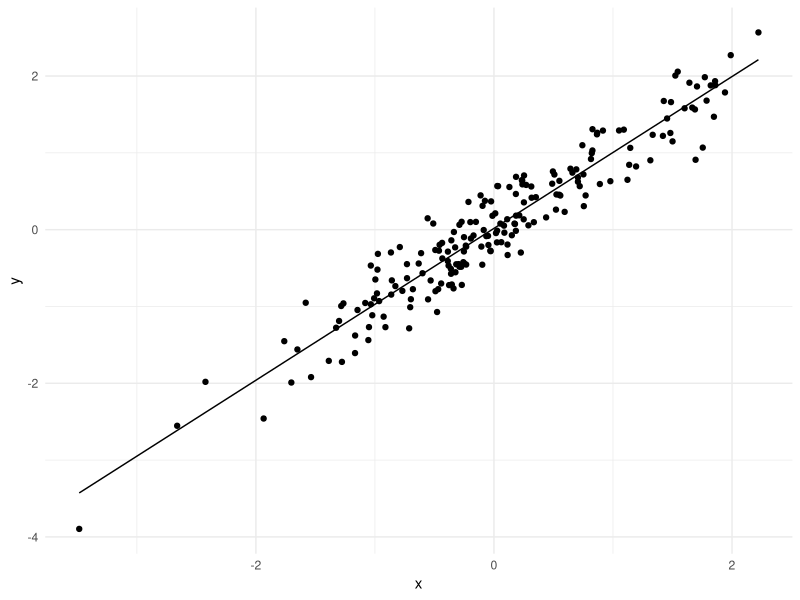
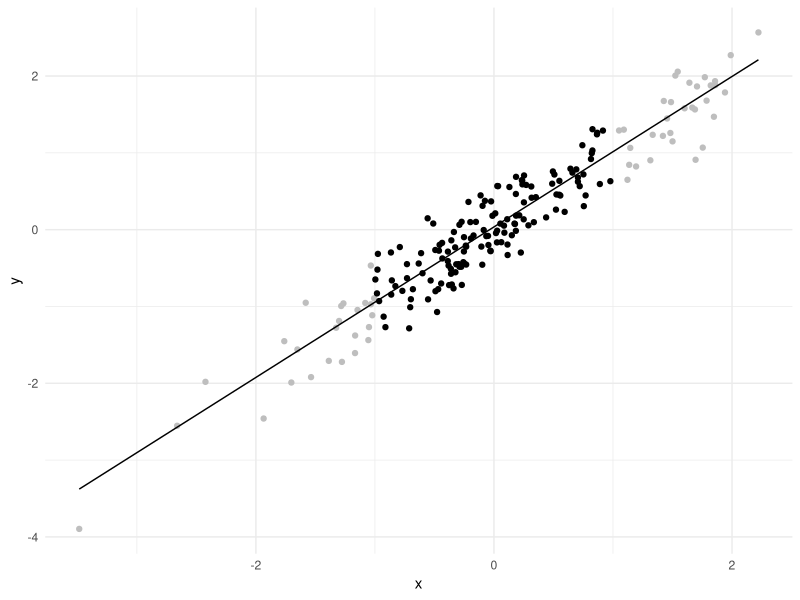
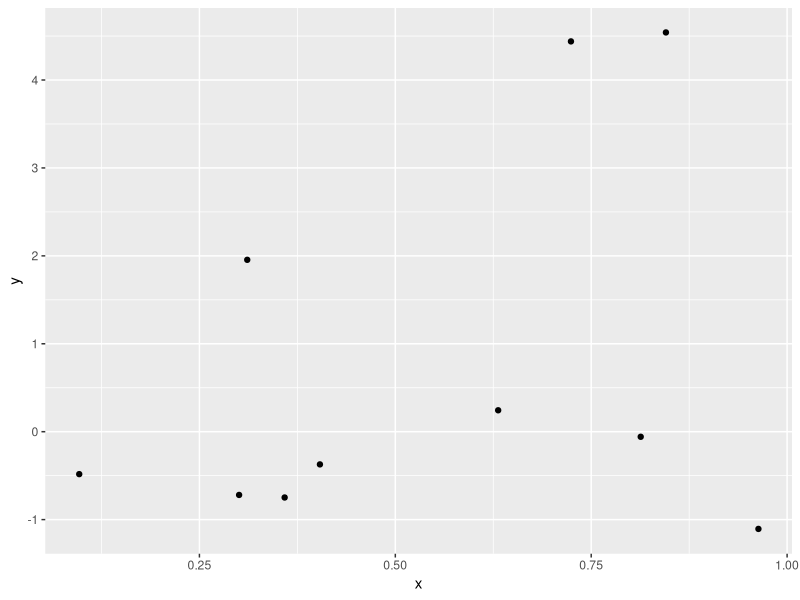
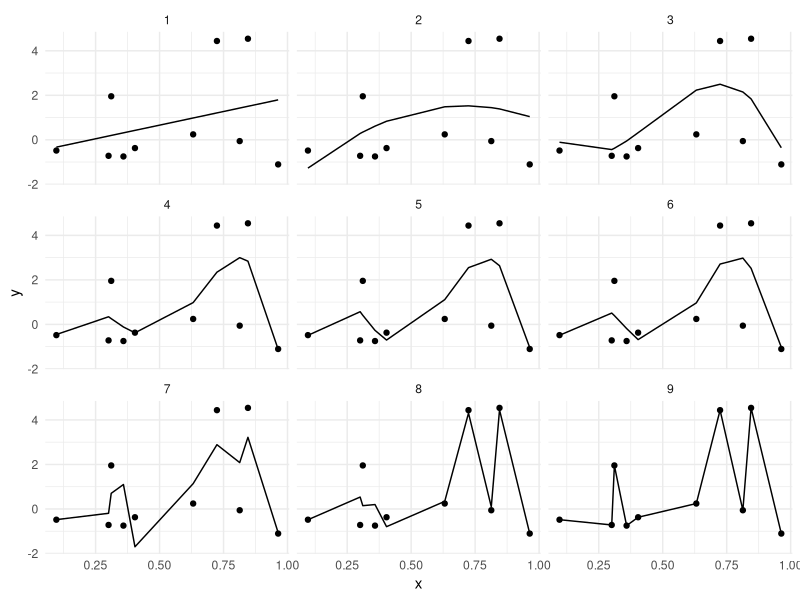
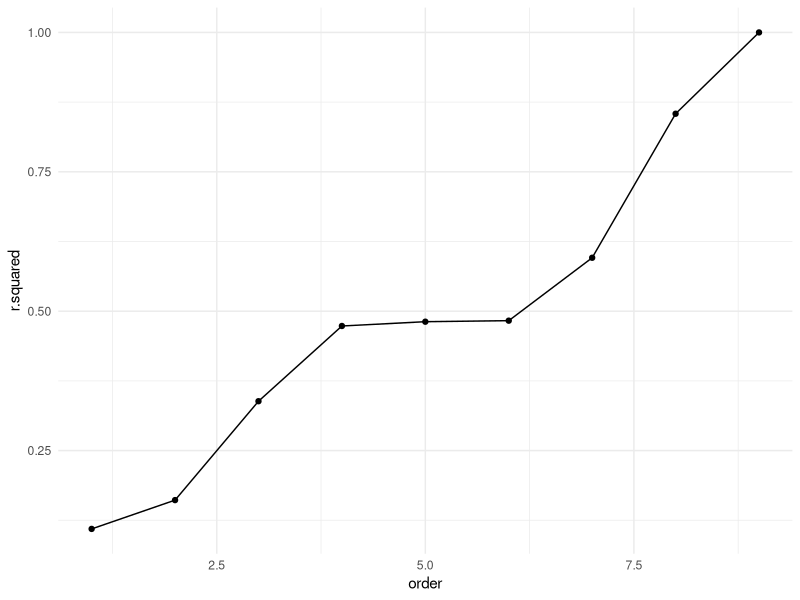

The R source for these figures, in order:
## ---- chunk 1
library("broom")
library("ggplot2")
library("dplyr")
## ---- chunk 2
set.seed(13235)
nobs <- 200
dat <-
  data_frame(x = rnorm(nobs),
             y = x + rnorm(nobs, 0, 0.3),
             sbst = abs(x) < 1)
mod1 <- lm(y ~ x, data = dat)
ggplot() +
  geom_point(data = dat, mapping = aes(x = x, y = y)) +
  geom_line(data = augment(mod1), mapping= aes(x = x, y = .fitted)) +  
  theme_minimal()
## ---- chunk 3
mod1 <- lm(y ~ x, data = filter(dat, sbst))
ggplot() +
  geom_point(data = dat, aes(x = x, y = y, color = sbst)) +
  geom_line(data = augment(mod1, newdata = dat), aes(x = x, y = .fitted)) +
  scale_color_manual("", values = c("TRUE" = "black", "FALSE" = "gray")) +
  theme_minimal() +
  guides(color = FALSE)
## ---- chunk 4
library("dplyr")
library("ggplot2")
set.seed(13235)
nobs <- 10
dat <-
  data_frame(x = runif(nobs),
             y = x + rnorm(nobs, 0, 2))

ggplot(dat, aes(x = x, y = y)) +
  geom_point()
## ---- chunk 5
fittedvals <-
  data_frame(order = seq_len(nobs - 1)) %>%
  group_by(order) %>%
  do({
    ret <- dat
    ret[["fitted"]] <- fitted(lm(y ~ poly(x, .$order), data = dat))
    ret
  })

ggplot(fittedvals, aes(x = x)) + 
  geom_point(mapping = aes(y = y)) + 
  geom_line(mapping = aes(y = fitted)) +
  facet_wrap(~order, nrow = 3) + 
  theme_minimal()

## ---- chunk 6
r_squares <-
  data_frame(order = seq_len(nobs - 1)) %>%
  group_by(order) %>%
  do({
    glance(lm(y ~ poly(x, .$order), data = dat))
  })

ggplot(r_squares, aes(x = order, y = r.squared)) + 
  geom_point() + geom_line() +
  theme_minimal()
